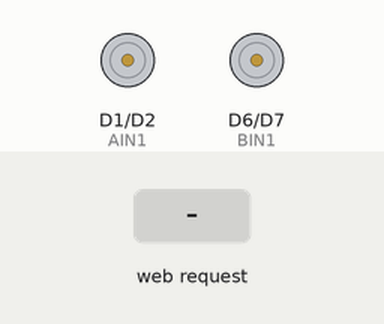
This sketch was run on a simulated ESP8266 (Wemos D1 mini). Shown: motor-driver pin pairs drawn as motors (green arrow = first pin HIGH = forward, orange = second pin HIGH = backward, longer = more drive, scaled by the enable pin). The inputs (shaded band) are chosen by the test bench. What the sketch prints to the serial monitor is not drawn.

Above: at 1.2 s.
1.3 s: HTTP request GET /forward received
At 2.4 s:
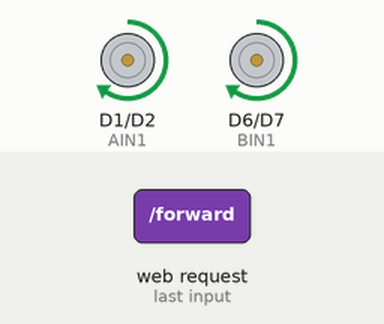
2.8 s: HTTP request GET /reverse received
At 3.6 s:
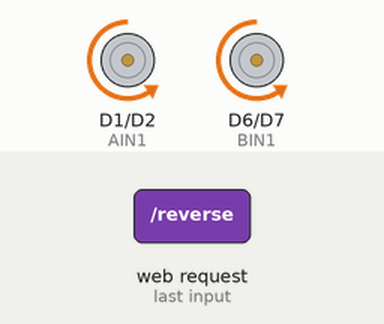
4.3 s: HTTP request GET /speed?a=1 received
At 4.7 s:
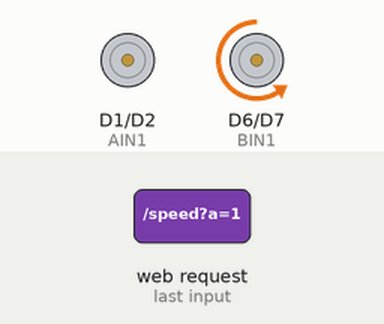
5.8 s: HTTP request GET /forward?a=1 received
At 7.0 s:
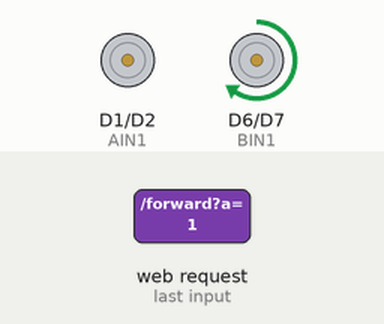
7.3 s: HTTP request GET /speed?a=120 received
At 8.2 s:
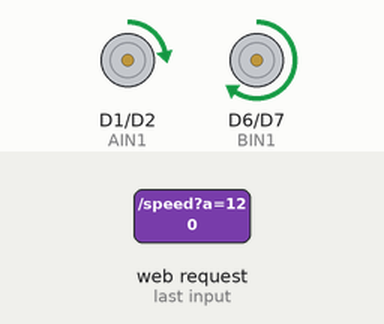
8.8 s: HTTP request GET /reverse?a=1 received
At 9.3 s:
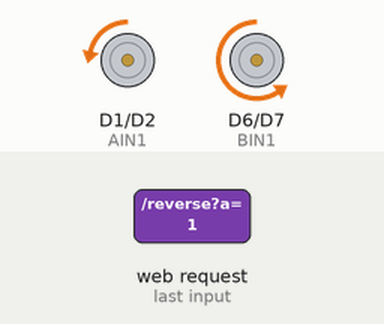
Timing chart, 0 to 11.3 s (numbered marks = the images above; inputs shaded):
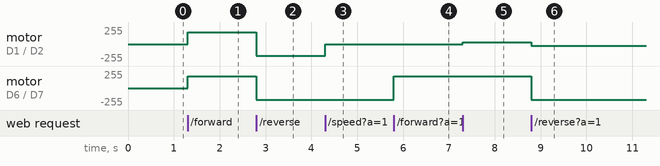

Measured:
- after the input at 1.3 s, motor on D1 (AIN1) / D2 (AIN2), motor on D6 (BIN1) / D7 (BIN2): stopped → forward 174/255 at once
- after the input at 2.8 s, motor on D1 (AIN1) / D2 (AIN2), motor on D6 (BIN1) / D7 (BIN2): forward 174/255 → backward 174/255 at once
- after the input at 4.3 s, motor on D1 (AIN1) / D2 (AIN2): backward 174/255 → stopped at once
- after the input at 5.8 s, motor on D6 (BIN1) / D7 (BIN2): backward 174/255 → forward 174/255 at once
- after the input at 7.3 s, motor on D1 (AIN1) / D2 (AIN2): stopped → forward 29/255 at once
- after the input at 8.8 s, motor on D1 (AIN1) / D2 (AIN2): forward 29/255 → backward 29/255 at once; motor on D6 (BIN1) / D7 (BIN2): forward 174/255 → backward 174/255 at once

The sketch:

motor_control.ino
```cpp
#include <ESP8266WiFi.h>
#include <ESP8266WebServer.h>

// =====================================================
// WIFI
// =====================================================

const char* ssid = "Wemos-Motor";
const char* password = "12345678";

ESP8266WebServer server(80);


// =====================================================
// TB6612FNG PIN DEFINITIONS
// =====================================================

// Motor A
const uint8_t AIN1 = D1;   // GPIO5
const uint8_t AIN2 = D2;   // GPIO4
const uint8_t PWMA = D5;   // GPIO14

// Motor B
const uint8_t BIN1 = D6;   // GPIO12
const uint8_t BIN2 = D7;   // GPIO13
const uint8_t PWMB = D8;   // GPIO15


// =====================================================
// MOTOR VARIABLES
// =====================================================

int speedA = 700;
int speedB = 700;

bool motorsRunning = false;
bool reverseMode = false;


// =====================================================
// MOTOR A
// =====================================================

void motorAForward()
{
  digitalWrite(AIN1, HIGH);
  digitalWrite(AIN2, LOW);

  analogWrite(PWMA, speedA);
}


void motorAReverse()
{
  digitalWrite(AIN1, LOW);
  digitalWrite(AIN2, HIGH);

  analogWrite(PWMA, speedA);
}


void motorAStop()
{
  analogWrite(PWMA, 0);

  digitalWrite(AIN1, LOW);
  digitalWrite(AIN2, LOW);
}


// =====================================================
// MOTOR B
// =====================================================

void motorBForward()
{
  digitalWrite(BIN1, HIGH);
  digitalWrite(BIN2, LOW);

  analogWrite(PWMB, speedB);
}


void motorBReverse()
{
  digitalWrite(BIN1, LOW);
  digitalWrite(BIN2, HIGH);

  analogWrite(PWMB, speedB);
}


void motorBStop()
{
  analogWrite(PWMB, 0);

  digitalWrite(BIN1, LOW);
  digitalWrite(BIN2, LOW);
}


// =====================================================
// BOTH MOTORS
// =====================================================

void moveForward()
{
  motorAForward();
  motorBForward();

  motorsRunning = true;
  reverseMode = false;
}


void moveReverse()
{
  motorAReverse();
  motorBReverse();

  motorsRunning = true;
  reverseMode = true;
}


void stopMotors()
{
  motorAStop();
  motorBStop();

  motorsRunning = false;
}


// =====================================================
// UPDATE MOTOR SPEED
// =====================================================

void updateMotorSpeed()
{
  if (!motorsRunning)
    return;

  if (reverseMode)
  {
    motorAReverse();
    motorBReverse();
  }
  else
  {
    motorAForward();
    motorBForward();
  }
}


// =====================================================
// WEBPAGE
// =====================================================

void handleRoot()
{
  String html = R"rawliteral(

<!DOCTYPE html>

<html>

<head>

<meta name="viewport"
content="width=device-width, initial-scale=1">

<title>Wemos Motor Control</title>

<style>

body
{
  margin: 0;
  padding: 20px;

  background: #111;
  color: white;

  font-family: Arial, sans-serif;

  text-align: center;
}


h1
{
  font-size: 30px;
}


.status
{
  margin: 20px;

  font-size: 22px;
}


.statusBox
{
  display: inline-block;

  padding: 10px 25px;

  border-radius: 10px;

  background: #333;
}


.control
{
  max-width: 500px;

  margin: auto;
}


button
{
  width: 90%;

  max-width: 350px;

  height: 70px;

  margin: 10px;

  border: none;

  border-radius: 15px;

  font-size: 22px;

  font-weight: bold;

  color: white;
}


.forward
{
  background: #168a35;
}


.reverse
{
  background: #1976d2;
}


.stop
{
  background: #c62828;
}


.sliderBox
{
  background: #222;

  padding: 20px;

  margin: 20px 0;

  border-radius: 15px;
}


.slider
{
  width: 90%;
}


.speedValue
{
  font-size: 20px;

  margin-top: 10px;
}

</style>

</head>


<body>


<h1>🚗 Wemos Motor Control</h1>


<div class="status">

Status:

<span id="status"
class="statusBox">

STOPPED

</span>

</div>


<div class="control">


<button
class="forward"
onclick="command('/forward')">

▶ START / FORWARD

</button>


<button
class="reverse"
onclick="command('/reverse')">

◀ REVERSE

</button>


<button
class="stop"
onclick="command('/stop')">

■ STOP

</button>


<div class="sliderBox">

<h2>Motor A</h2>

<input
type="range"
min="0"
max="1023"
value="700"
class="slider"
id="speedA"
oninput="speedChanged()">

<div class="speedValue">

Speed:
<span id="speedAText">700</span>

</div>

</div>


<div class="sliderBox">

<h2>Motor B</h2>

<input
type="range"
min="0"
max="1023"
value="700"
class="slider"
id="speedB"
oninput="speedChanged()">

<div class="speedValue">

Speed:
<span id="speedBText">700</span>

</div>

</div>


</div>


<script>


function command(url)
{
  fetch(url)

  .then(response => response.text())

  .then(data =>
  {
    document.getElementById("status").innerHTML = data;
  });
}


function speedChanged()
{
  let a =
    document.getElementById("speedA").value;

  let b =
    document.getElementById("speedB").value;


  document.getElementById("speedAText")
    .innerHTML = a;

  document.getElementById("speedBText")
    .innerHTML = b;


  fetch("/speed?a=" + a + "&b=" + b);
}


</script>


</body>

</html>

)rawliteral";


  server.send(200, "text/html", html);
}


// =====================================================
// FORWARD
// =====================================================

void handleForward()
{
  moveForward();

  server.send(
    200,
    "text/plain",
    "FORWARD"
  );
}


// =====================================================
// REVERSE
// =====================================================

void handleReverse()
{
  moveReverse();

  server.send(
    200,
    "text/plain",
    "REVERSE"
  );
}


// =====================================================
// STOP
// =====================================================

void handleStop()
{
  stopMotors();

  server.send(
    200,
    "text/plain",
    "STOPPED"
  );
}


// =====================================================
// SPEED
// =====================================================

void handleSpeed()
{
  if (server.hasArg("a"))
  {
    speedA =
      server.arg("a").toInt();
  }


  if (server.hasArg("b"))
  {
    speedB =
      server.arg("b").toInt();
  }


  speedA =
    constrain(speedA, 0, 1023);

  speedB =
    constrain(speedB, 0, 1023);


  updateMotorSpeed();


  server.send(
    200,
    "text/plain",
    "OK"
  );
}


// =====================================================
// SETUP
// =====================================================

void setup()
{
  Serial.begin(115200);


  // ---------------------------------------------------
  // Configure pins
  // ---------------------------------------------------

  pinMode(AIN1, OUTPUT);
  pinMode(AIN2, OUTPUT);
  pinMode(PWMA, OUTPUT);

  pinMode(BIN1, OUTPUT);
  pinMode(BIN2, OUTPUT);
  pinMode(PWMB, OUTPUT);


  // ---------------------------------------------------
  // IMPORTANT:
  // Stop motors immediately
  // ---------------------------------------------------

  digitalWrite(AIN1, LOW);
  digitalWrite(AIN2, LOW);

  digitalWrite(BIN1, LOW);
  digitalWrite(BIN2, LOW);

  analogWrite(PWMA, 0);
  analogWrite(PWMB, 0);


  // ---------------------------------------------------
  // ESP8266 PWM
  // ---------------------------------------------------

  analogWriteRange(1023);

  analogWriteFreq(10000);


  // ---------------------------------------------------
  // Create Wi-Fi Access Point
  // ---------------------------------------------------

  WiFi.mode(WIFI_AP);

  WiFi.softAP(
    ssid,
    password
  );


  // ---------------------------------------------------
  // Serial information
  // ---------------------------------------------------

  Serial.println();
  Serial.println("==============================");
  Serial.println(" WEMOS MOTOR CONTROLLER");
  Serial.println("==============================");

  Serial.print("WiFi: ");

  Serial.println(ssid);

  Serial.print("IP: ");

  Serial.println(
    WiFi.softAPIP()
  );


  // ---------------------------------------------------
  // WEB SERVER
  // ---------------------------------------------------

  server.on(
    "/",
    handleRoot
  );


  server.on(
    "/forward",
    handleForward
  );


  server.on(
    "/reverse",
    handleReverse
  );


  server.on(
    "/stop",
    handleStop
  );


  server.on(
    "/speed",
    handleSpeed
  );


  server.begin();


  Serial.println(
    "Web server started!"
  );

  Serial.println(
    "Connect to Wemos-Motor"
  );

  Serial.println(
    "Open 192.168.4.1"
  );
}


// =====================================================
// LOOP
// =====================================================

void loop()
{
  server.handleClient();
}
```
